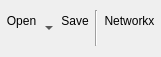
<?xml version="1.0" encoding="UTF-8"?>
<ui version="4.0">
 <class>Form</class>
 <widget class="QWidget" name="Form">
  <property name="geometry">
   <rect>
    <x>0</x>
    <y>0</y>
    <width>161</width>
    <height>57</height>
   </rect>
  </property>
  <property name="minimumSize">
   <size>
    <width>128</width>
    <height>36</height>
   </size>
  </property>
  <property name="maximumSize">
   <size>
    <width>1000</width>
    <height>1000</height>
   </size>
  </property>
  <property name="windowTitle">
   <string>Form</string>
  </property>
  <layout class="QGridLayout" name="gridLayout_2">
   <property name="sizeConstraint">
    <enum>QLayout::SetMinimumSize</enum>
   </property>
   <property name="leftMargin">
    <number>0</number>
   </property>
   <property name="topMargin">
    <number>0</number>
   </property>
   <property name="rightMargin">
    <number>0</number>
   </property>
   <property name="bottomMargin">
    <number>0</number>
   </property>
   <property name="spacing">
    <number>0</number>
   </property>
   <item row="0" column="0">
    <layout class="QGridLayout" name="gridLayout">
     <property name="spacing">
      <number>0</number>
     </property>
     <item row="0" column="0">
      <widget class="QToolButton" name="toolButtonOpen">
       <property name="minimumSize">
        <size>
         <width>36</width>
         <height>36</height>
        </size>
       </property>
       <property name="text">
        <string>Open
</string>
       </property>
       <property name="icon">
        <iconset resource="../res/Resource.qrc">
         <normaloff>:/images/Open.svg</normaloff>:/images/Open.svg</iconset>
       </property>
       <property name="iconSize">
        <size>
         <width>36</width>
         <height>36</height>
        </size>
       </property>
       <property name="popupMode">
        <enum>QToolButton::MenuButtonPopup</enum>
       </property>
       <property name="toolButtonStyle">
        <enum>Qt::ToolButtonTextUnderIcon</enum>
       </property>
       <property name="autoRaise">
        <bool>true</bool>
       </property>
       <property name="arrowType">
        <enum>Qt::NoArrow</enum>
       </property>
      </widget>
     </item>
     <item row="0" column="1">
      <widget class="QToolButton" name="toolButtonSave">
       <property name="minimumSize">
        <size>
         <width>36</width>
         <height>36</height>
        </size>
       </property>
       <property name="text">
        <string>Save
</string>
       </property>
       <property name="icon">
        <iconset resource="../res/Resource.qrc">
         <normaloff>:/images/Save.svg</normaloff>:/images/Save.svg</iconset>
       </property>
       <property name="iconSize">
        <size>
         <width>36</width>
         <height>36</height>
        </size>
       </property>
       <property name="toolButtonStyle">
        <enum>Qt::ToolButtonTextUnderIcon</enum>
       </property>
       <property name="autoRaise">
        <bool>true</bool>
       </property>
      </widget>
     </item>
     <item row="0" column="2">
      <widget class="Line" name="line">
       <property name="orientation">
        <enum>Qt::Vertical</enum>
       </property>
      </widget>
     </item>
     <item row="0" column="3">
      <widget class="QToolButton" name="toolButtonNetworkx">
       <property name="minimumSize">
        <size>
         <width>36</width>
         <height>36</height>
        </size>
       </property>
       <property name="text">
        <string>Networkx
</string>
       </property>
       <property name="icon">
        <iconset resource="../res/Resource.qrc">
         <normaloff>:/images/network.svg</normaloff>:/images/network.svg</iconset>
       </property>
       <property name="iconSize">
        <size>
         <width>36</width>
         <height>36</height>
        </size>
       </property>
       <property name="toolButtonStyle">
        <enum>Qt::ToolButtonTextUnderIcon</enum>
       </property>
       <property name="autoRaise">
        <bool>true</bool>
       </property>
      </widget>
     </item>
    </layout>
   </item>
  </layout>
  <action name="actionOpen">
   <property name="icon">
    <iconset resource="../res/Resource.qrc">
     <normaloff>:/images/Open.svg</normaloff>:/images/Open.svg</iconset>
   </property>
   <property name="text">
    <string>Open</string>
   </property>
   <property name="toolTip">
    <string>Open</string>
   </property>
   <property name="shortcut">
    <string>Ctrl+O</string>
   </property>
  </action>
 </widget>
 <resources>
  <include location="../res/Resource.qrc"/>
 </resources>
 <connections/>
</ui>
